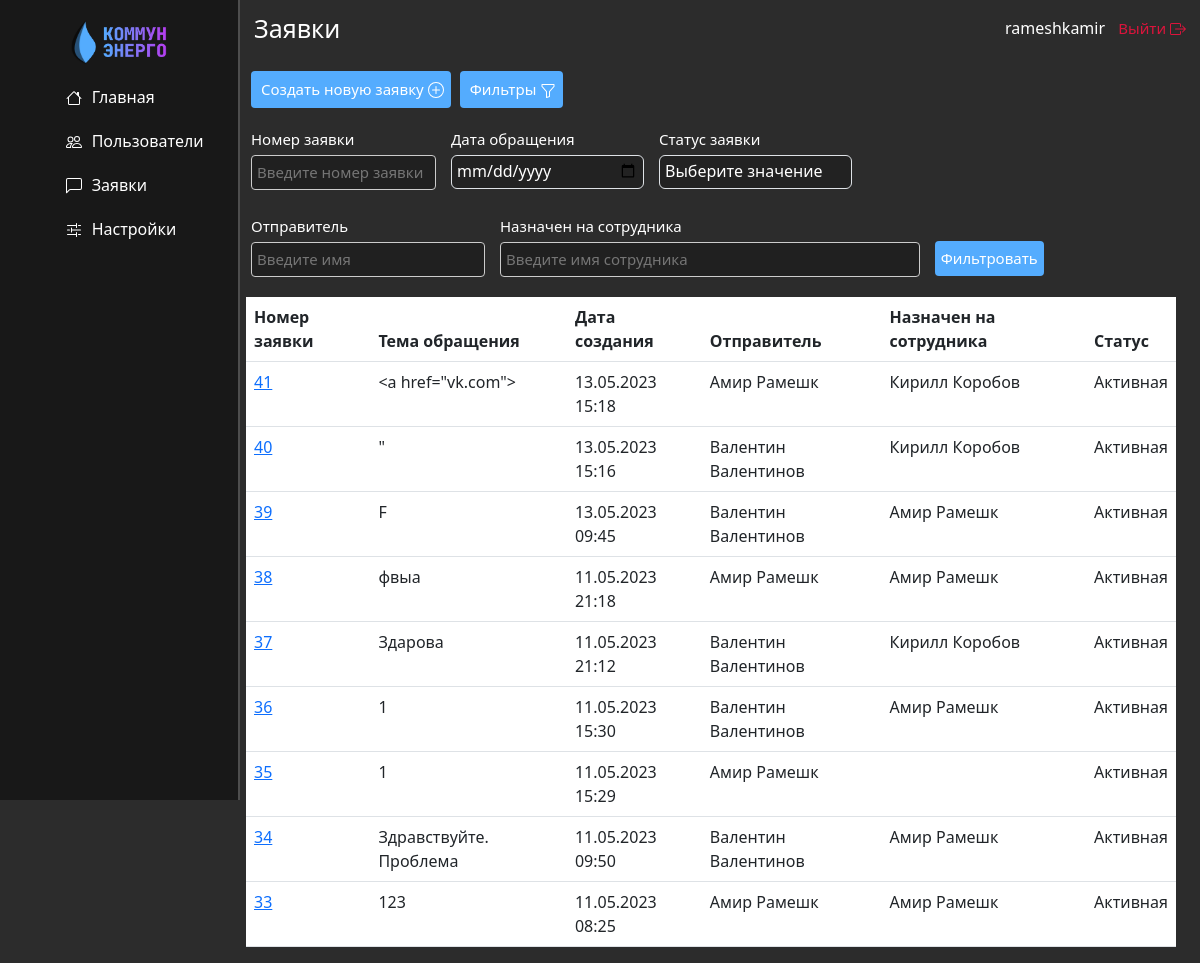
/messages/ (signed in), run on an earlier commit of the app's database.
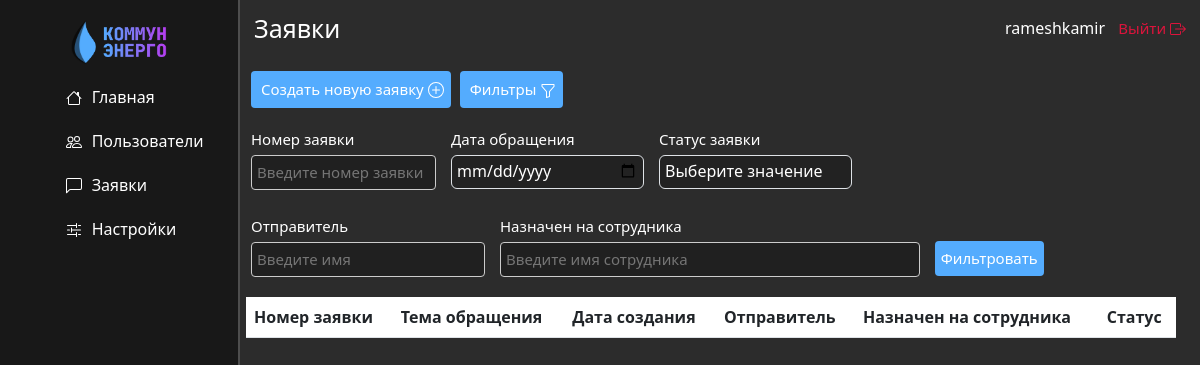
And on a later commit of the database.
### messages_home/models.py (models this page shows, shortened)
class Conversation(models.Model):
  STATUS_CHOICES = [
    ('active', 'Активная'),
    ('closed', 'Закрыта'),
    ('snoozed', 'Отложена'),
  ]
  user1 = models.ForeignKey(User, on_delete=models.CASCADE, related_name='conversations_started')
  user2 = models.ForeignKey(User, on_delete=models.CASCADE, related_name='conversations_involved', null=True)
  title = models.CharField(max_length=50)
  created_at = models.DateTimeField(auto_now_add=True)
  status = models.CharField(max_length=20, choices=STATUS_CHOICES, default='Активная')
  class Meta:
    verbose_name_plural = 'Диалоги'
    verbose_name = 'Диалог'
    ordering = ['-created_at']

### messages_home/views.py (the view, shortened to what this page needs)
# urls.py: path('', views.conversations_list, name='conversations_list'),
@login_required
def conversations_list(request):
    if request.method == 'POST':
        form = ConversationForm(request.POST)
        if form.is_valid():
            new_conversation = form.save(commit=False)
            new_conversation.user1 = request.user
            new_conversation.status = 'Активная'
            new_conversation.save()
            return JsonResponse({'url': reverse('conversation_detail', args=[new_conversation.id])})
        else:
            return JsonResponse({'error': form.errors})
    else:
        form = ConversationForm()
    user = request.user
    if user.is_authenticated and user.groups.filter(name='Обычные пользователи').exists():
        normal_users = User.objects.filter(
            groups__name='Обычные пользователи')
        conversations = Conversation.objects.filter(
            Q(user1__in=normal_users) | Q(user2__in=normal_users))
    else:
        conversations = Conversation.objects.all()
    number = request.GET.get('number')
    date = request.GET.get('date')
    status = request.GET.get('status')
    sender = request.GET.get('sender')
    recipient = request.GET.get('recipient')
    if number:
        number = int(number)
        conversations = conversations.filter(id__icontains=number)
    if date:
        date = datetime.strptime(date, '%Y-%m-%d').date()
        start_date = datetime.combine(date, time.min)
        end_date = datetime.combine(date, time.max)
        conversations = conversations.filter(
            created_at__gte=start_date, created_at__lt=end_date)
    if status:
        conversations = conversations.filter(status=status)
    return render(request, 'messages_home/conversations_list.html', {
        'conversations': conversations
    })

### messages_home/templates/messages_home/conversations_list.html (shortened to what this page needs)
{% extends 'main/layout.html' %}
{% block main_content %}
<div class="row">
  <div class="col-md-12">
    <button class="blue-button" id="new-conv-btn">
      Создать новую заявку
    </button>
    <button id="filter-btn" class="blue-button">
      Фильтры
    </button>
    <div class="filter-form-conversations" id="q1s1">
      <form method="get" class="filter-form" action="">
        <div class="filters-boxes">
          <div class="filters-up-row">
            <div class="number-box filter-box">
              <label for="number">Номер заявки</label>
              <input type="text" class="" id="number" name="number" placeholder="Введите номер заявки">
            </div>
            <div class="date-box filter-box">
              <label for="date">Дата обращения</label>
              <input type="date" class="form-control forms-stat-date" id="date" name="date">
            </div>
            {% if user.groups.all.0.name != 'Обычные пользователи'%}
            <div class="status-box filter-box">
              <label for="status">Статус заявки</label>
              <select class="form-control forms-stat-date" id="status" name="status">
                <option class="status-option" selected hidden value="">Выберите значение</option>
              </select>
            </div>
            {% endif %}
          </div>
          <div class="filters-bot-row">
            {% if user.groups.all.0.name != 'Обычные пользователи'%}
            <div class="sender-box filter-box">
              <label for="sender" class="">Отправитель</label>
              <div class="">
                <input type="text" name="sender" class="" id="sender"
                       placeholder="Введите имя">
              </div>
            </div>
            <div class="recipient-box filter-box">
              <label for="recipient" class="">Назначен на сотрудника</label>
              <input type="text" name="recipient" class="" id="recipient"
                     placeholder="Введите имя сотрудника">
            </div>
            {% endif %}
            <div class="btn-box filter-box">
              <button type="submit" id='w131' class="submit-btn-filter">Фильтровать</button>
            </div>
          </div>
        </div>
      </form>
    </div>
    <table class="table">
      <thead>
      <tr>
        <th>Номер заявки</th>
        <th>Тема обращения</th>
        <th>Дата создания</th>
        {% if user.groups.all.0.name != 'Обычные пользователи'%}
        <th>Отправитель</th>
        <th>Назначен на сотрудника</th>
        <th>Статус</th>
        {% endif %}
      </tr>
      </thead>
      <tbody>
      {% for conversation in conversations %}
      <tr>
        <td><a href="{% url 'conversation_detail' conversation.id %}">{{ conversation.id }}</a></td>
        <td>{{ conversation.title }}</td>
        <td>{{ conversation.created_at|date:"SHORT_DATETIME_FORMAT" }}</td>
        {% if user.groups.all.0.name != 'Обычные пользователи'%}
        <td>{{ conversation.user1.first_name}} {{ conversation.user1.last_name }}</td>
        <td>{{ conversation.user2.first_name}} {{ conversation.user2.last_name }}</td>
        <td>{{ conversation.status}}</td>
        {% endif %}
      </tr>
      {% endfor %}
      </tbody>
    </table>
  </div>
</div>
{% endblock %}
{% block pagename %}
<h1>Заявки</h1>
{% endblock%}

### main/templates/main/layout.html (shortened to what this page needs)
{% load static %}
<!DOCTYPE html>
<html class="theme-dark">
<head>
  <link href="https://cdn.jsdelivr.net/npm/bootstrap@5.3.0-alpha3/dist/css/bootstrap.min.css" rel="stylesheet"
>
  <link rel="stylesheet" href="{% static 'main/css/main.css' %}">
</head>
<body>
<div class="aside-box">
  <aside>
    <img src="{% static '/main/img/logo.png' %}" alt="logo">
    <ul>
      <a href="{% url 'home' %}">
        <li>
          Главная
        </li>
      </a>
      <a href="{% url 'users' %}">
        <li>
          Пользователи
        </li>
      </a>
      <a href="{% url 'conversations_list' %}">
        <li>
          Заявки
        </li>
      </a>
      {% if user.groups.all.0.name != 'Обычные пользователи'%}
      <a href="{% url 'settings' %}">
        <li>
          Настройки
        </li>
      </a>
      {% endif %}
    </ul>
  </aside>
</div>
<main>
  <div class="topline">
    <div class="topline-content">
      <div class="page-name">
        {% block pagename %}
        {% endblock%}
      </div>
      <div class="login-panel">
        <label class="user-name">
          {{ user }}
        </label>
        <a class="logout-btn" onclick="logout()">
          Выйти
        </a>
      </div>
    </div>
  </div>
  {% block main_content %}
  {% endblock %}
</main>
</body>
</html>

### main/static/main/css/main.css (style rules this page uses)
* { font-family: system-ui, -apple-system, "Segoe UI", Roboto, "Helvetica Neue", "Noto Sans", "Liberation Sans", Arial, sans-serif, "Apple Color Emoji", "Segoe UI Emoji", "Segoe UI Symbol", "Noto Color Emoji"; color: #fff; }
body { background: #2c2c2c; }
aside { display: flex; flex-direction: column; flex-wrap: no-wrap; float: left; align-items: center; background: #181818; width: 20%; padding: 2,5%; height: 100vh; position: fixed; border-right: 2px solid #4d4d4d; }
aside img { margin-top: 20px; width: 40%; float: left; }
aside ul { list-style: none; }
aside a { text-decoration: none; }
aside ul li { color: #fff; margin-top: 20px; display: block; transition: transform .6s ease; }
.topline { width: 100%; height: 7vh; color: white; font-family: system-ui, -apple-system, "Segoe UI", Roboto, "Helvetica Neue", "Noto Sans", "Liberation Sans", Arial, sans-serif, "Apple Color Emoji", "Segoe UI Emoji", "Segoe UI Symbol", "Noto Color Emoji"; }
.topline-content { display: flex; padding: 10px 10px 10px 8px; width: 100%; height: 7vh; align-items: center; justify-content: space-between; }
.topline-content h1 { font-size: 25px; }
main { padding-left: 20.5%; }
.filters-boxes input[type="text"], input[type="email"], input[type="password"] { background-color: #202020; width: 100%; margin: 5px 0 15px 0; display: inline-block; border: 1px solid #ccc; border-radius: 4px; box-sizing: border-box; color: white; font-family: system-ui, -apple-system, "Segoe UI", Roboto, "Helvetica Neue", "Noto Sans", "Liberation Sans", Arial, sans-serif, "Apple Color Emoji", "Segoe UI Emoji", "Segoe UI Symbol", "Noto Color Emoji" }
.table { width: 100%; }
.filter-form-conversations { font-size: 15px; }
.filters-boxes { display: flex; flex-direction: column; justify-content: space-around; }
.filters-up-row { display: flex; flex-direction: row; justify-content: flex-start; align-items: center; }
.filters-bot-row { display: flex; flex-direction: row; justify-content: flex-start; align-items: center; }
.filter-box { padding: 5px 10px 5px 5px; }
.filter-box input[type="text"] { padding: 5px; }
.submit-btn-filter { background-color: #54ACFE; color: white; font-family: system-ui, -apple-system, "Segoe UI", Roboto, "Helvetica Neue", "Noto Sans", "Liberation Sans", Arial, sans-serif, "Apple Color Emoji", "Segoe UI Emoji", "Segoe UI Symbol", "Noto Color Emoji"; font-size: 15px; border: none; border-radius: 4px; cursor: pointer; height: 35px; margin-top: 11px; }
.number-box { margin-top: 15px; width: 200px; }
.forms-stat-date { margin-top: 4px; height: 34px; background-color: #222; color: white; padding: 3px 5px 5px 5px; width: 193px; }
.blue-button { background-color: #54ACFE; color: white; font-family: system-ui, -apple-system, "Segoe UI", Roboto, "Helvetica Neue", "Noto Sans", "Liberation Sans", Arial, sans-serif, "Apple Color Emoji", "Segoe UI Emoji", "Segoe UI Symbol", "Noto Color Emoji"; font-size: 15px; border: none; border-radius: 4px; cursor: pointer; margin: 15px 0 0 5px; padding: 7px; padding-left: 10px; text-decoration: none; }
.nav-icon { margin-right: 5px; margin-bottom: 2px; }
.logout-btn { color: #dc143c; font-size: 15px; cursor: pointer; padding: 4px; text-decoration: none; }
.user-name { margin-right: 5px; }
.bi-box-arrow-right { margin-bottom: 2px; fill: #dc143c; }
.bi-plus-circle { margin-bottom: 2px; }
.status-option { background-color: #222; text-align: center; }
.row { display: flex; width: 100%; }
.page-name h1 { margin-bottom: 0; }

What changed in the data, as far as the page shows it:
removed Conversation: id "41", title "<a href=\"vk.com\">", created_at "13.05.2023 15:18", user1.first_name "Амир", user1.last_name "Рамешк", user2.first_name "Кирилл", user2.last_name "Коробов", status "Активная"
removed Conversation: id "40", title "\"", created_at "13.05.2023 15:16", user1.first_name "Валентин", user1.last_name "Валентинов", user2.first_name "Кирилл", user2.last_name "Коробов", status "Активная"
removed Conversation: id "39", title "F", created_at "13.05.2023 09:45", user1.first_name "Валентин", user1.last_name "Валентинов", user2.first_name "Амир", user2.last_name "Рамешк", status "Активная"
removed Conversation: id "38", title "фвыа", created_at "11.05.2023 21:18", user1.first_name "Амир", user1.last_name "Рамешк", user2.first_name "Амир", user2.last_name "Рамешк", status "Активная"
removed Conversation: id "37", title "Здарова", created_at "11.05.2023 21:12", user1.first_name "Валентин", user1.last_name "Валентинов", user2.first_name "Кирилл", user2.last_name "Коробов", status "Активная"
removed Conversation: id "36", title "1", created_at "11.05.2023 15:30", user1.first_name "Валентин", user1.last_name "Валентинов", user2.first_name "Амир", user2.last_name "Рамешк", status "Активная"
removed Conversation: id "35", title "1", created_at "11.05.2023 15:29", user1.first_name "Амир", user1.last_name "Рамешк", status "Активная"
removed Conversation: id "34", title "Здравствуйте. Проблема", created_at "11.05.2023 09:50", user1.first_name "Валентин", user1.last_name "Валентинов", user2.first_name "Амир", user2.last_name "Рамешк", status "Активная"
removed Conversation: id "33", title "123", created_at "11.05.2023 08:25", user1.first_name "Амир", user1.last_name "Рамешк", user2.first_name "Амир", user2.last_name "Рамешк", status "Активная"
